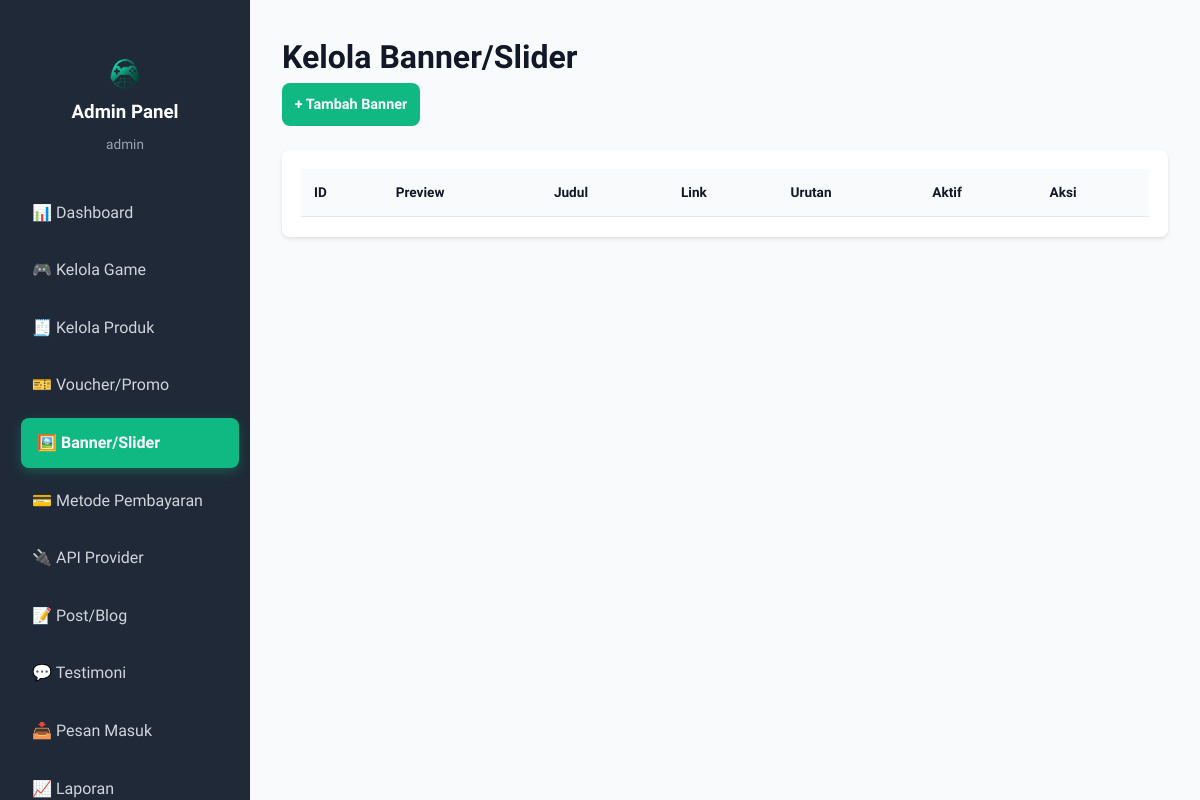
The page /admin/banners.php (signed in) on the database as committed earlier.
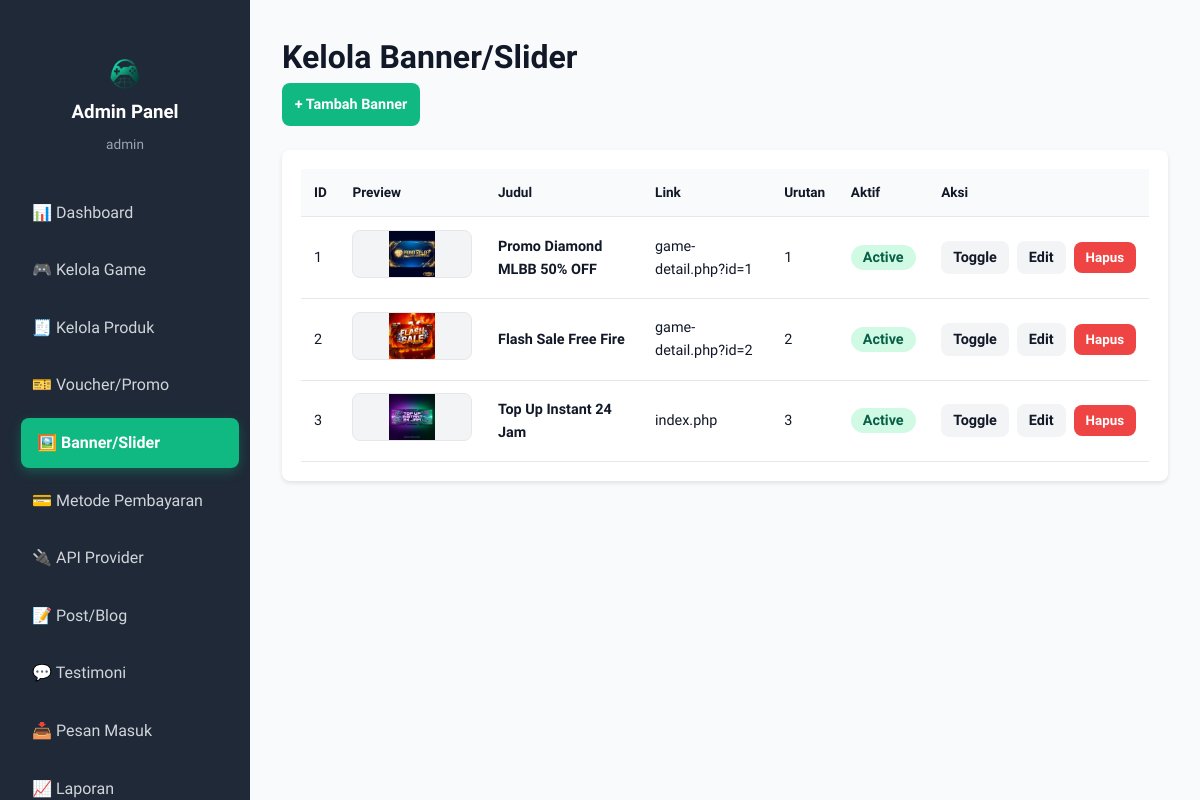
The same page on the database as committed later.
### tables this page shows
CREATE TABLE IF NOT EXISTS banners (
  id INT PRIMARY KEY AUTO_INCREMENT,
  title VARCHAR(160) NOT NULL,
  description TEXT NULL,
  image_path VARCHAR(255) NOT NULL,
  link_url VARCHAR(255) NULL,
  sort_order INT NOT NULL DEFAULT 0,
  is_active TINYINT(1) NOT NULL DEFAULT 1,
  start_date DATE NULL,
  end_date DATE NULL,
  created_at TIMESTAMP DEFAULT CURRENT_TIMESTAMP,
  updated_at TIMESTAMP DEFAULT CURRENT_TIMESTAMP ON UPDATE CURRENT_TIMESTAMP
);

### includes/db_utils.php (called while the page is built, shortened)
<?php
function app_root_dir(): string {
    return realpath(__DIR__ . '/..') ?: (__DIR__ . '/..');
}
function app_base_url_path(): string {
    $docRoot = realpath($_SERVER['DOCUMENT_ROOT'] ?? '');
    $appRoot = realpath(app_root_dir());
    $docRootNorm = strtolower(str_replace('\\', '/', $docRoot));
    $appRootNorm = strtolower(str_replace('\\', '/', $appRoot));
    $rel = substr($appRootNorm, strlen($docRootNorm));
    $rel = '/' . trim($rel, '/');
    return $rel === '/' ? '' : $rel;
}
function asset_url(string $path): string {
    $path = trim((string)$path);
    $base = app_base_url_path();
    return $base . '/' . ltrim($path, '/');
}

### admin/banners.php (the view, shortened to what this page needs)
<?php
require_once '../config/database.php';
require_once __DIR__ . '/../includes/db_utils.php';
$banners = $pdo->query("SELECT * FROM banners ORDER BY sort_order ASC, created_at DESC")->fetchAll(PDO::FETCH_ASSOC);
?>
<!DOCTYPE html>
<html lang="id">
<head>
    <link rel="stylesheet" href="../css/style.css">
    <link rel="stylesheet" href="../css/mobile-optimization.css">
</head>
<body>
    <div class="admin-layout">
        <?php include 'sidebar.php'; ?>
        <main class="main-content">
            <div class="content-header">
                <h1>Kelola Banner/Slider</h1>
                <button onclick="showAddModal()" class="btn-primary">+ Tambah Banner</button>
            </div>
            <div class="table-container">
                <table class="data-table">
                    <thead>
                        <tr>
                            <th>ID</th>
                            <th>Preview</th>
                            <th>Judul</th>
                            <th>Link</th>
                            <th>Urutan</th>
                            <th>Aktif</th>
                            <th>Aksi</th>
                        </tr>
                    </thead>
                    <tbody>
                        <?php foreach($banners as $b): ?>
                            <tr>
                                <td><?php echo (int)$b['id']; ?></td>
                                <td>
                                    <?php if(!empty($b['image_path'])): ?>
                                        <img src="<?php echo asset_url($b['image_path']); ?>" alt="banner" style="width:120px;height:48px;object-fit:contain;border-radius:8px;border:1px solid #e5e7eb;background-color:#f3f4f6;" />
                                    <?php else: ?>
                                        <span style="font-size: 0.7rem; color: #9ca3af;">No image</span>
                                    <?php endif; ?>
                                </td>
                                <td><strong><?php echo htmlspecialchars($b['title']); ?></strong></td>
                                <td><?php echo htmlspecialchars((string)($b['link_url'] ?? '')); ?></td>
                                <td><?php echo (int)$b['sort_order']; ?></td>
                                <td>
                                    <span class="status-badge <?php echo ((int)$b['is_active'] === 1) ? 'success' : 'failed'; ?>">
                                        <?php echo ((int)$b['is_active'] === 1) ? 'Active' : 'Inactive'; ?>
                                    </span>
                                </td>
                                <td>
                                    <div class="action-buttons">
                                        <form method="POST">
                                            <button type="submit" class="btn-secondary" style="padding: 8px 12px;">Toggle</button>
                                        </form>
                                        <button type="button" class="btn-secondary" style="padding: 8px 12px;" onclick="showEditModal(<?php echo htmlspecialchars(json_encode($b)); ?>)">Edit</button>
                                        <form method="POST" onsubmit="return confirm('Yakin hapus banner ini?')">
                                            <button type="submit" class="btn-danger-small">Hapus</button>
                                        </form>
                                    </div>
                                </td>
                            </tr>
                        <?php endforeach; ?>
                    </tbody>
                </table>
            </div>
        </main>
    </div>
</body>
</html>

### admin/sidebar.php (shortened to what this page needs)
<?php
$current = basename($_SERVER['PHP_SELF'] ?? '');
function nav_active(string $current, string $file): string {
    return $current === $file ? ' active' : '';
}
?>
<aside class="sidebar" id="adminSidebar">
    <div class="sidebar-header">
        <span class="logo-icon">🎮</span>
        <h3>Admin Panel</h3>
        <p style="margin-top: 6px; font-size: 0.85rem; color: #9ca3af;">
            <?php echo htmlspecialchars($_SESSION['admin_username'] ?? 'admin'); ?>
        </p>
    </div>
    <nav class="sidebar-nav">
        <a href="dashboard.php" class="nav-item<?php echo nav_active($current, 'dashboard.php'); ?>">📊 Dashboard</a>
        <a href="games.php" class="nav-item<?php echo nav_active($current, 'games.php'); ?>">🎮 Kelola Game</a>
        <a href="products.php" class="nav-item<?php echo nav_active($current, 'products.php'); ?>">🧾 Kelola Produk</a>
        <a href="discounts.php" class="nav-item<?php echo nav_active($current, 'discounts.php'); ?>">🎫 Voucher/Promo</a>
        <a href="banners.php" class="nav-item<?php echo nav_active($current, 'banners.php'); ?>">🖼️ Banner/Slider</a>
        <a href="payment-methods.php" class="nav-item<?php echo nav_active($current, 'payment-methods.php'); ?>">💳 Metode Pembayaran</a>
        <a href="providers.php" class="nav-item<?php echo nav_active($current, 'providers.php'); ?>">🔌 API Provider</a>
        <a href="posts.php" class="nav-item<?php echo nav_active($current, 'posts.php'); ?>">📝 Post/Blog</a>
        <a href="testimonials.php" class="nav-item<?php echo nav_active($current, 'testimonials.php'); ?>">💬 Testimoni</a>
        <a href="contacts.php" class="nav-item<?php echo nav_active($current, 'contacts.php'); ?>">📥 Pesan Masuk</a>
        <a href="reports.php" class="nav-item<?php echo nav_active($current, 'reports.php'); ?>">📈 Laporan</a>
    </nav>
</aside>

Rows that differ between the two databases and show on the page:
added banners: id "1", image_path (picture), title "Promo Diamond MLBB 50% OFF", link_url "game-detail.php?id=1", sort_order "1", is_active "Active"
added banners: id "2", image_path (picture), title "Flash Sale Free Fire", link_url "game-detail.php?id=2", sort_order "2", is_active "Active"
added banners: id "3", image_path (picture), title "Top Up Instant 24 Jam", link_url "index.php", sort_order "3", is_active "Active"
